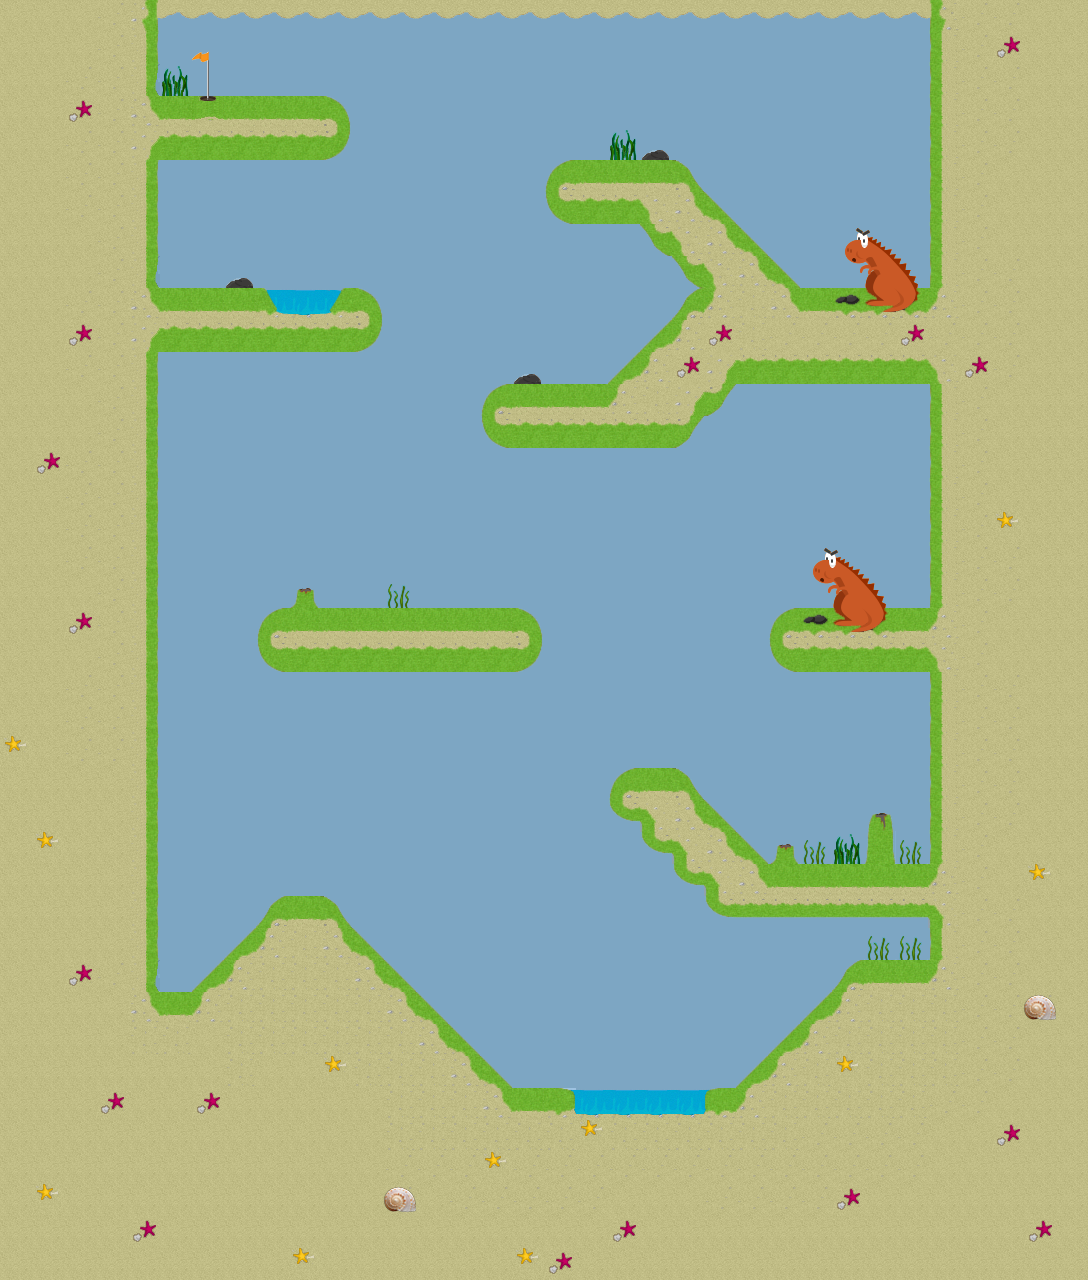

Rendered tile map (Tiled .tmx) drawn with the repository's tilesets; below, a short description and the map source with its tile grids summarised:
An orthogonal 34x40 tile map with 32x32 px tiles, 1 tile layer (Tile Layer 1).

<map version="1.0" orientation="orthogonal" renderorder="right-down" width="34" height="40" tilewidth="32" tileheight="32" nextobjectid="1">
 <properties>
  <property name="ball_destroying_indexes" value="8,71,72,73,74,75,102,103,104,105,121,122,123,124,125,126,127,128,129,130,131,132" />
  <property name="ball_start_position_x" value="6" />
  <property name="ball_start_position_y" value="10" />
  <property name="force_applying_indexes" value="10,13,25,28" />
  <property name="hole_index" value="55" />
  <property name="par" value="8" />
  <property name="slow_down_indexes" value="5,87,89,90,106,117" />
 </properties>
 <tileset firstgid="1" name="tiles" tilewidth="32" tileheight="32" spacing="2">
  <image source="../packer/level2.png" width="512" height="512" />
  <tile id="4">
   <properties>
    <property name="colision_sound" value="ash.mp3" />
    <property name="depth" value="0.2" />
    <property name="obstacle_file" value="5.png" />
   </properties>
  </tile>
  <tile id="7">
   <properties>
    <property name="colision_sound" value="magma_plum.mp3" />
    <property name="destroy_position_offset" value="0.2" />
    <property name="fall_velocity" value="-0.8" />
    <property name="obstacle_file" value="8.png" />
   </properties>
  </tile>
  <tile id="9">
   <properties>
    <property name="angle" value="62" />
    <property name="colision_sound" value="wind.mp3" />
    <property name="intensity" value="250" />
    <property name="range" value="3" />
    <property name="type" value="1" />
    <property name="x_first_arm_angle" value="0" />
    <property name="x_force_beggining" value="25" />
    <property name="y_first_arm_angle" value="18" />
    <property name="y_force_beggining" value="28" />
   </properties>
  </tile>
  <tile id="12">
   <properties>
    <property name="angle" value="45" />
    <property name="colision_sound" value="wind.mp3" />
    <property name="intensity" value="200" />
    <property name="range" value="2" />
    <property name="type" value="1" />
    <property name="x_first_arm_angle" value="2" />
    <property name="x_force_beggining" value="23" />
    <property name="y_first_arm_angle" value="17" />
    <property name="y_force_beggining" value="26" />
   </properties>
  </tile>
  <tile id="24">
   <properties>
    <property name="angle" value="62" />
    <property name="colision_sound" value="wind.mp3" />
    <property name="intensity" value="250" />
    <property name="range" value="3" />
    <property name="type" value="1" />
    <property name="x_first_arm_angle" value="0" />
    <property name="x_force_beggining" value="25" />
    <property name="y_first_arm_angle" value="18" />
    <property name="y_force_beggining" value="28" />
   </properties>
  </tile>
  <tile id="27">
   <properties>
    <property name="angle" value="40" />
    <property name="colision_sound" value="wind.mp3" />
    <property name="intensity" value="100" />
    <property name="range" value="3" />
    <property name="type" value="1" />
    <property name="x_first_arm_angle" value="32" />
    <property name="x_force_beggining" value="20" />
    <property name="y_first_arm_angle" value="8" />
    <property name="y_force_beggining" value="10" />
   </properties>
  </tile>
  <tile id="54">
   <properties>
    <property name="hole_file" value="55.png" />
   </properties>
  </tile>
  <tile id="70">
   <properties>
    <property name="destroy_position_offset" value="-1" />
    <property name="fall_velocity" value="-0.8" />
    <property name="obstacle_file" value="71.png" />
   </properties>
  </tile>
  <tile id="71">
   <properties>
    <property name="destroy_position_offset" value="-1" />
    <property name="fall_velocity" value="-0.8" />
    <property name="obstacle_file" value="72.png" />
   </properties>
  </tile>
  <tile id="72">
   <properties>
    <property name="destroy_position_offset" value="0.05" />
    <property name="fall_velocity" value="-0.8" />
    <property name="obstacle_file" value="73.png" />
   </properties>
  </tile>
  <tile id="73">
   <properties>
    <property name="destroy_position_offset" value="0.05" />
    <property name="fall_velocity" value="-0.8" />
    <property name="obstacle_file" value="74.png" />
   </properties>
  </tile>
  <tile id="74">
   <properties>
    <property name="destroy_position_offset" value="0.05" />
    <property name="fall_velocity" value="-0.8" />
    <property name="obstacle_file" value="75.png" />
   </properties>
  </tile>
  <tile id="86">
   <properties>
    <property name="colision_sound" value="ash.mp3" />
    <property name="depth" value="0.2" />
    <property name="obstacle_file" value="87.png" />
   </properties>
  </tile>
  <tile id="88">
   <properties>
    <property name="colision_sound" value="ash.mp3" />
    <property name="depth" value="0.2" />
    <property name="obstacle_file" value="89.png" />
   </properties>
  </tile>
  <tile id="89">
   <properties>
    <property name="colision_sound" value="ash.mp3" />
    <property name="depth" value="0.2" />
    <property name="obstacle_file" value="90.png" />
   </properties>
  </tile>
  <tile id="101">
   <properties>
    <property name="colision_sound" value="magma_plum.mp3" />
    <property name="destroy_position_offset" value="-1" />
    <property name="fall_velocity" value="-0.8" />
    <property name="obstacle_file" value="102.png" />
   </properties>
  </tile>
  <tile id="102">
   <properties>
    <property name="destroy_position_offset" value="-1" />
    <property name="fall_velocity" value="-0.8" />
    <property name="obstacle_file" value="103.png" />
   </properties>
  </tile>
  <tile id="103">
   <properties>
    <property name="colision_sound" value="magma_plum.mp3" />
    <property name="destroy_position_offset" value="0.2" />
    <property name="fall_velocity" value="-0.8" />
    <property name="obstacle_file" value="104.png" />
   </properties>
  </tile>
  <tile id="104">
   <properties>
    <property name="colision_sound" value="magma_plum.mp3" />
    <property name="destroy_position_offset" value="0.2" />
    <property name="fall_velocity" value="-0.8" />
    <property name="obstacle_file" value="105.png" />
   </properties>
  </tile>
  <tile id="105">
   <properties>
    <property name="colision_sound" value="ash.mp3" />
    <property name="depth" value="0.2" />
    <property name="obstacle_file" value="106.png" />
   </properties>
  </tile>
  <tile id="116">
   <properties>
    <property name="colision_sound" value="ash.mp3" />
    <property name="depth" value="0.2" />
    <property name="obstacle_file" value="117.png" />
   </properties>
  </tile>
  <tile id="120">
   <properties>
    <property name="colision_sound" value="magma_plum.mp3" />
    <property name="destroy_position_offset" value="-1" />
    <property name="fall_velocity" value="-0.8" />
    <property name="obstacle_file" value="118.png" />
   </properties>
  </tile>
  <tile id="121">
   <properties>
    <property name="destroy_position_offset" value="-1" />
    <property name="fall_velocity" value="-0.8" />
    <property name="obstacle_file" value="119.png" />
   </properties>
  </tile>
  <tile id="122">
   <properties>
    <property name="destroy_position_offset" value="-1" />
    <property name="fall_velocity" value="-0.8" />
    <property name="obstacle_file" value="120.png" />
   </properties>
  </tile>
  <tile id="123">
   <properties>
    <property name="destroy_position_offset" value="0.3" />
    <property name="fall_velocity" value="-0.8" />
    <property name="obstacle_file" value="121.png" />
   </properties>
  </tile>
  <tile id="124">
   <properties>
    <property name="destroy_position_offset" value="0.3" />
    <property name="fall_velocity" value="-0.8" />
    <property name="obstacle_file" value="122.png" />
   </properties>
  </tile>
  <tile id="125">
   <properties>
    <property name="destroy_position_offset" value="0.3" />
    <property name="fall_velocity" value="-0.8" />
    <property name="obstacle_file" value="123.png" />
   </properties>
  </tile>
  <tile id="126">
   <properties>
    <property name="destroy_position_offset" value="-1" />
    <property name="fall_velocity" value="-0.8" />
    <property name="obstacle_file" value="124.png" />
   </properties>
  </tile>
  <tile id="127">
   <properties>
    <property name="destroy_position_offset" value="0.3" />
    <property name="fall_velocity" value="-0.8" />
    <property name="obstacle_file" value="125.png" />
   </properties>
  </tile>
  <tile id="128">
   <properties>
    <property name="destroy_position_offset" value="0.3" />
    <property name="fall_velocity" value="-0.8" />
    <property name="obstacle_file" value="126.png" />
   </properties>
  </tile>
  <tile id="129">
   <properties>
    <property name="destroy_position_offset" value="0.3" />
    <property name="fall_velocity" value="-0.8" />
    <property name="obstacle_file" value="127.png" />
   </properties>
  </tile>
  <tile id="130">
   <properties>
    <property name="destroy_position_offset" value="-1" />
    <property name="fall_velocity" value="-0.8" />
    <property name="obstacle_file" value="128.png" />
   </properties>
  </tile>
  <tile id="131">
   <properties>
    <property name="colision_sound" value="magma_plum.mp3" />
    <property name="destroy_position_offset" value="-1" />
    <property name="fall_velocity" value="-0.8" />
    <property name="obstacle_file" value="129.png" />
   </properties>
  </tile>
 </tileset>
 <layer name="Tile Layer 1" width="34" height="40">
  <data>[1360 cells, 1360 non-empty, 54 distinct tile ids]</data>
 </layer>
</map>
